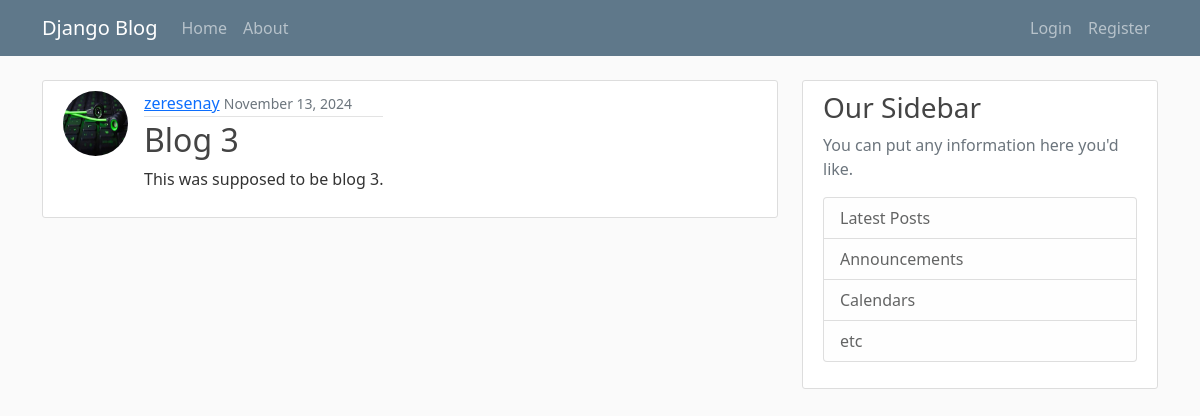
Screenshot of /post/11/ with the database file from the repository.
### blog/models.py (models this page shows, shortened)
class Post(models.Model):
    title = models.CharField(max_length=100)
    content = models.TextField()
    created_at = models.DateTimeField(default=timezone.now)
    author = models.ForeignKey(User, on_delete=models.CASCADE)

### users/models.py (models this page shows, shortened)
class Profile(models.Model):
    user = models.OneToOneField(User, on_delete=models.CASCADE)
    image = models.ImageField(default="OIP.jfif", upload_to='profile_pics')

### blog/views.py (the view)
# urls.py: path('post/<int:pk>/', PostDetailView.as_view(), name='post-detail'),
class PostDetailView(DetailView):
    model = Post

### blog/templates/blog/post_detail.html (shortened to what this page needs)
{% extends "blog/layout.html" %}
{% block content %}
    <article class="media content-section posts">
        <img class="rounded-circle article-img" src="{{ object.author.profile.image.url }}" alt="Profile Picture">
        <div class="media-body">
        <div class="article-metadata">
            <a class="mr-2" href="#">{{ object.author }}</a>
            <small class="text-muted">{{ object.created_at|date:"F d, Y" }}</small>
            </div>
        <h2 class="article-title">{{ object.title }}</h2>
        <p class="article-content">{{ object.content }}</p>
        </div>
    </article>
{% endblock content %}

### blog/static/blog/main.css (style rules this page uses)
body { background: #fafafa; color: #333333; margin-top: 5rem; }
h1, h2, h3, h4, h5, h6 { color: #444444; }
.content-section { background: #ffffff; padding: 10px 20px; border: 1px solid #dddddd; border-radius: 3px; margin-bottom: 20px; }
.article-title { color: #444444; }
.article-content { white-space: pre-line; }
.article-img { height: 65px; width: 65px; margin-right: 16px; }
.article-metadata { padding-bottom: 1px; margin-bottom: 4px; border-bottom: 1px solid #e3e3e3 }
.posts { display: flex; }

### rows the page displays
Post: author.profile.image (picture), author "zeresenay", created_at "November 13, 2024", title "Blog 3", content "This was supposed to be blog 3."
